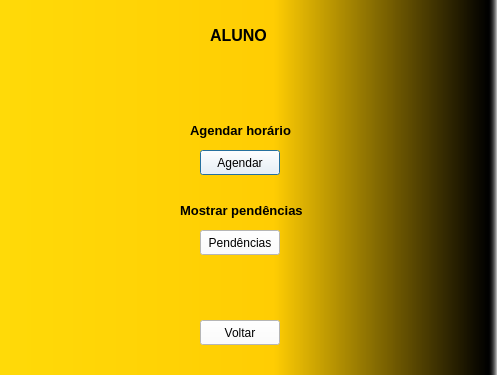
<?xml version="1.0" encoding="UTF-8"?>
<ui version="4.0">
 <class>InterfaceAluno</class>
 <widget class="QDialog" name="InterfaceAluno">
  <property name="geometry">
   <rect>
    <x>0</x>
    <y>0</y>
    <width>497</width>
    <height>375</height>
   </rect>
  </property>
  <property name="minimumSize">
   <size>
    <width>497</width>
    <height>375</height>
   </size>
  </property>
  <property name="maximumSize">
   <size>
    <width>497</width>
    <height>375</height>
   </size>
  </property>
  <property name="windowTitle">
   <string>Dialog</string>
  </property>
  <property name="styleSheet">
   <string notr="true">QDialog{
background-color: qlineargradient(spread:pad, x1:0, y1:0, x2:1, y2:0, stop:0 rgba(255, 218, 8, 255), stop:0.55 rgba(255, 205, 3, 255), stop:0.98 rgba(0, 0, 0, 255), stop:1 rgba(0, 0, 0, 0));
}
</string>
  </property>
  <widget class="QLabel" name="label">
   <property name="geometry">
    <rect>
     <x>190</x>
     <y>120</y>
     <width>141</width>
     <height>21</height>
    </rect>
   </property>
   <property name="font">
    <font>
     <pointsize>10</pointsize>
     <weight>75</weight>
     <bold>true</bold>
    </font>
   </property>
   <property name="styleSheet">
    <string notr="true">color:rgb(0, 0, 0)</string>
   </property>
   <property name="text">
    <string>Agendar horário</string>
   </property>
  </widget>
  <widget class="QPushButton" name="agendar">
   <property name="geometry">
    <rect>
     <x>200</x>
     <y>150</y>
     <width>80</width>
     <height>25</height>
    </rect>
   </property>
   <property name="styleSheet">
    <string notr="true">color:rgb(0, 0, 0);
background-color: rgb(255, 255, 255);</string>
   </property>
   <property name="text">
    <string>Agendar</string>
   </property>
  </widget>
  <widget class="QLabel" name="label_2">
   <property name="geometry">
    <rect>
     <x>180</x>
     <y>200</y>
     <width>171</width>
     <height>21</height>
    </rect>
   </property>
   <property name="font">
    <font>
     <pointsize>10</pointsize>
     <weight>75</weight>
     <bold>true</bold>
    </font>
   </property>
   <property name="styleSheet">
    <string notr="true">color:rgb(0, 0, 0)</string>
   </property>
   <property name="text">
    <string>Mostrar pendências</string>
   </property>
  </widget>
  <widget class="QPushButton" name="pendencias">
   <property name="geometry">
    <rect>
     <x>200</x>
     <y>230</y>
     <width>80</width>
     <height>25</height>
    </rect>
   </property>
   <property name="styleSheet">
    <string notr="true">color:rgb(0, 0, 0);
background-color: rgb(255, 255, 255);</string>
   </property>
   <property name="text">
    <string>Pendências</string>
   </property>
  </widget>
  <widget class="QLabel" name="label_4">
   <property name="geometry">
    <rect>
     <x>210</x>
     <y>20</y>
     <width>81</width>
     <height>31</height>
    </rect>
   </property>
   <property name="font">
    <font>
     <pointsize>12</pointsize>
     <weight>75</weight>
     <bold>true</bold>
    </font>
   </property>
   <property name="styleSheet">
    <string notr="true">color:rgb(0, 0, 0)</string>
   </property>
   <property name="text">
    <string>ALUNO</string>
   </property>
  </widget>
  <widget class="QPushButton" name="voltar">
   <property name="geometry">
    <rect>
     <x>200</x>
     <y>320</y>
     <width>80</width>
     <height>25</height>
    </rect>
   </property>
   <property name="styleSheet">
    <string notr="true">color:rgb(0, 0, 0);
background-color: rgb(255, 255, 255);</string>
   </property>
   <property name="text">
    <string>Voltar</string>
   </property>
  </widget>
 </widget>
 <resources/>
 <connections/>
</ui>
